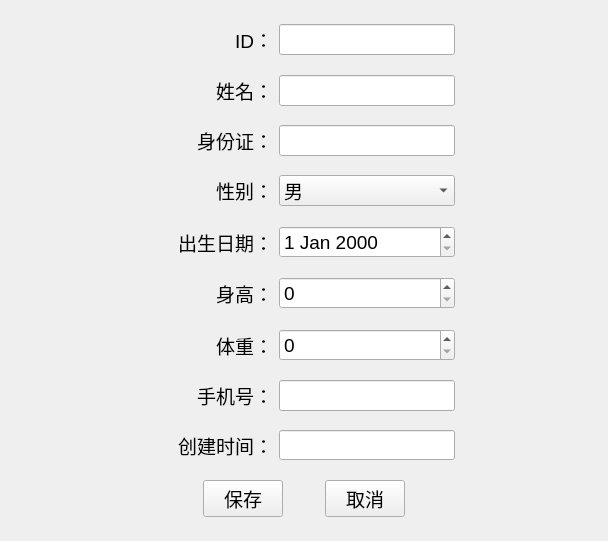
<?xml version="1.0" encoding="UTF-8"?>
<ui version="4.0">
 <class>PatientEditView</class>
 <widget class="QWidget" name="PatientEditView">
  <property name="geometry">
   <rect>
    <x>0</x>
    <y>0</y>
    <width>608</width>
    <height>541</height>
   </rect>
  </property>
  <property name="windowTitle">
   <string>编辑患者信息</string>
  </property>
  <layout class="QGridLayout" name="gridLayout">
   <item row="0" column="0">
    <spacer name="horizontalSpacer_4">
     <property name="orientation">
      <enum>Qt::Horizontal</enum>
     </property>
     <property name="sizeHint" stdset="0">
      <size>
       <width>118</width>
       <height>20</height>
      </size>
     </property>
    </spacer>
   </item>
   <item row="0" column="1">
    <layout class="QVBoxLayout" name="verticalLayout">
     <item>
      <spacer name="verticalSpacer_10">
       <property name="orientation">
        <enum>Qt::Vertical</enum>
       </property>
       <property name="sizeHint" stdset="0">
        <size>
         <width>14</width>
         <height>13</height>
        </size>
       </property>
      </spacer>
     </item>
     <item>
      <layout class="QHBoxLayout" name="horizontalLayout_9">
       <item>
        <widget class="QLabel" name="label_10">
         <property name="minimumSize">
          <size>
           <width>120</width>
           <height>30</height>
          </size>
         </property>
         <property name="maximumSize">
          <size>
           <width>60</width>
           <height>30</height>
          </size>
         </property>
         <property name="font">
          <font>
           <pointsize>14</pointsize>
          </font>
         </property>
         <property name="text">
          <string>ID：</string>
         </property>
         <property name="alignment">
          <set>Qt::AlignRight|Qt::AlignTrailing|Qt::AlignVCenter</set>
         </property>
        </widget>
       </item>
       <item>
        <widget class="QLineEdit" name="dbEditID">
         <property name="minimumSize">
          <size>
           <width>150</width>
           <height>30</height>
          </size>
         </property>
         <property name="font">
          <font>
           <pointsize>14</pointsize>
          </font>
         </property>
        </widget>
       </item>
      </layout>
     </item>
     <item>
      <spacer name="verticalSpacer">
       <property name="orientation">
        <enum>Qt::Vertical</enum>
       </property>
       <property name="sizeHint" stdset="0">
        <size>
         <width>300</width>
         <height>13</height>
        </size>
       </property>
      </spacer>
     </item>
     <item>
      <layout class="QHBoxLayout" name="horizontalLayout_8">
       <item>
        <widget class="QLabel" name="label_11">
         <property name="minimumSize">
          <size>
           <width>120</width>
           <height>30</height>
          </size>
         </property>
         <property name="maximumSize">
          <size>
           <width>60</width>
           <height>30</height>
          </size>
         </property>
         <property name="font">
          <font>
           <pointsize>14</pointsize>
          </font>
         </property>
         <property name="text">
          <string>      姓名：</string>
         </property>
         <property name="alignment">
          <set>Qt::AlignRight|Qt::AlignTrailing|Qt::AlignVCenter</set>
         </property>
        </widget>
       </item>
       <item>
        <widget class="QLineEdit" name="dbEditName">
         <property name="minimumSize">
          <size>
           <width>150</width>
           <height>30</height>
          </size>
         </property>
         <property name="font">
          <font>
           <pointsize>14</pointsize>
          </font>
         </property>
        </widget>
       </item>
      </layout>
     </item>
     <item>
      <spacer name="verticalSpacer_2">
       <property name="orientation">
        <enum>Qt::Vertical</enum>
       </property>
       <property name="sizeHint" stdset="0">
        <size>
         <width>300</width>
         <height>13</height>
        </size>
       </property>
      </spacer>
     </item>
     <item>
      <layout class="QHBoxLayout" name="horizontalLayout_7">
       <item>
        <widget class="QLabel" name="label_12">
         <property name="minimumSize">
          <size>
           <width>120</width>
           <height>30</height>
          </size>
         </property>
         <property name="maximumSize">
          <size>
           <width>60</width>
           <height>30</height>
          </size>
         </property>
         <property name="font">
          <font>
           <pointsize>14</pointsize>
          </font>
         </property>
         <property name="text">
          <string>   身份证：</string>
         </property>
         <property name="alignment">
          <set>Qt::AlignRight|Qt::AlignTrailing|Qt::AlignVCenter</set>
         </property>
        </widget>
       </item>
       <item>
        <widget class="QLineEdit" name="dbEditIDCard">
         <property name="minimumSize">
          <size>
           <width>150</width>
           <height>30</height>
          </size>
         </property>
         <property name="font">
          <font>
           <pointsize>14</pointsize>
          </font>
         </property>
        </widget>
       </item>
      </layout>
     </item>
     <item>
      <spacer name="verticalSpacer_4">
       <property name="orientation">
        <enum>Qt::Vertical</enum>
       </property>
       <property name="sizeHint" stdset="0">
        <size>
         <width>300</width>
         <height>13</height>
        </size>
       </property>
      </spacer>
     </item>
     <item>
      <layout class="QHBoxLayout" name="horizontalLayout_5">
       <item>
        <widget class="QLabel" name="label_13">
         <property name="minimumSize">
          <size>
           <width>120</width>
           <height>30</height>
          </size>
         </property>
         <property name="maximumSize">
          <size>
           <width>60</width>
           <height>30</height>
          </size>
         </property>
         <property name="font">
          <font>
           <pointsize>14</pointsize>
          </font>
         </property>
         <property name="text">
          <string>      性别：</string>
         </property>
         <property name="alignment">
          <set>Qt::AlignRight|Qt::AlignTrailing|Qt::AlignVCenter</set>
         </property>
        </widget>
       </item>
       <item>
        <widget class="QComboBox" name="dbComboSex">
         <property name="minimumSize">
          <size>
           <width>150</width>
           <height>30</height>
          </size>
         </property>
         <property name="font">
          <font>
           <pointsize>14</pointsize>
          </font>
         </property>
         <item>
          <property name="text">
           <string>男</string>
          </property>
         </item>
         <item>
          <property name="text">
           <string>女</string>
          </property>
         </item>
         <item>
          <property name="text">
           <string>沃尔玛购物袋</string>
          </property>
         </item>
        </widget>
       </item>
      </layout>
     </item>
     <item>
      <spacer name="verticalSpacer_5">
       <property name="orientation">
        <enum>Qt::Vertical</enum>
       </property>
       <property name="sizeHint" stdset="0">
        <size>
         <width>300</width>
         <height>13</height>
        </size>
       </property>
      </spacer>
     </item>
     <item>
      <layout class="QHBoxLayout" name="horizontalLayout_4">
       <item>
        <widget class="QLabel" name="label_9">
         <property name="minimumSize">
          <size>
           <width>120</width>
           <height>30</height>
          </size>
         </property>
         <property name="maximumSize">
          <size>
           <width>60</width>
           <height>30</height>
          </size>
         </property>
         <property name="font">
          <font>
           <pointsize>14</pointsize>
          </font>
         </property>
         <property name="text">
          <string>出生日期：</string>
         </property>
         <property name="alignment">
          <set>Qt::AlignRight|Qt::AlignTrailing|Qt::AlignVCenter</set>
         </property>
        </widget>
       </item>
       <item>
        <widget class="QDateEdit" name="dbDataEditDOB">
         <property name="minimumSize">
          <size>
           <width>150</width>
           <height>30</height>
          </size>
         </property>
         <property name="font">
          <font>
           <pointsize>14</pointsize>
          </font>
         </property>
        </widget>
       </item>
      </layout>
     </item>
     <item>
      <spacer name="verticalSpacer_3">
       <property name="orientation">
        <enum>Qt::Vertical</enum>
       </property>
       <property name="sizeHint" stdset="0">
        <size>
         <width>300</width>
         <height>13</height>
        </size>
       </property>
      </spacer>
     </item>
     <item>
      <layout class="QHBoxLayout" name="horizontalLayout_6">
       <item>
        <widget class="QLabel" name="label_14">
         <property name="minimumSize">
          <size>
           <width>120</width>
           <height>30</height>
          </size>
         </property>
         <property name="maximumSize">
          <size>
           <width>60</width>
           <height>30</height>
          </size>
         </property>
         <property name="font">
          <font>
           <pointsize>14</pointsize>
          </font>
         </property>
         <property name="text">
          <string>      身高：</string>
         </property>
         <property name="alignment">
          <set>Qt::AlignRight|Qt::AlignTrailing|Qt::AlignVCenter</set>
         </property>
        </widget>
       </item>
       <item>
        <widget class="QSpinBox" name="dbSpinHeight">
         <property name="minimumSize">
          <size>
           <width>150</width>
           <height>30</height>
          </size>
         </property>
         <property name="font">
          <font>
           <pointsize>14</pointsize>
          </font>
         </property>
        </widget>
       </item>
      </layout>
     </item>
     <item>
      <spacer name="verticalSpacer_6">
       <property name="orientation">
        <enum>Qt::Vertical</enum>
       </property>
       <property name="sizeHint" stdset="0">
        <size>
         <width>300</width>
         <height>13</height>
        </size>
       </property>
      </spacer>
     </item>
     <item>
      <layout class="QHBoxLayout" name="horizontalLayout_3">
       <item>
        <widget class="QLabel" name="label_17">
         <property name="minimumSize">
          <size>
           <width>120</width>
           <height>30</height>
          </size>
         </property>
         <property name="maximumSize">
          <size>
           <width>60</width>
           <height>30</height>
          </size>
         </property>
         <property name="font">
          <font>
           <pointsize>14</pointsize>
          </font>
         </property>
         <property name="text">
          <string>      体重：</string>
         </property>
         <property name="alignment">
          <set>Qt::AlignRight|Qt::AlignTrailing|Qt::AlignVCenter</set>
         </property>
        </widget>
       </item>
       <item>
        <widget class="QSpinBox" name="dbSpinWeight">
         <property name="minimumSize">
          <size>
           <width>0</width>
           <height>30</height>
          </size>
         </property>
         <property name="font">
          <font>
           <pointsize>14</pointsize>
          </font>
         </property>
        </widget>
       </item>
      </layout>
     </item>
     <item>
      <spacer name="verticalSpacer_7">
       <property name="orientation">
        <enum>Qt::Vertical</enum>
       </property>
       <property name="sizeHint" stdset="0">
        <size>
         <width>300</width>
         <height>13</height>
        </size>
       </property>
      </spacer>
     </item>
     <item>
      <layout class="QHBoxLayout" name="horizontalLayout_2">
       <item>
        <widget class="QLabel" name="label_16">
         <property name="minimumSize">
          <size>
           <width>120</width>
           <height>30</height>
          </size>
         </property>
         <property name="maximumSize">
          <size>
           <width>60</width>
           <height>30</height>
          </size>
         </property>
         <property name="font">
          <font>
           <pointsize>14</pointsize>
          </font>
         </property>
         <property name="text">
          <string>   手机号：</string>
         </property>
         <property name="alignment">
          <set>Qt::AlignRight|Qt::AlignTrailing|Qt::AlignVCenter</set>
         </property>
        </widget>
       </item>
       <item>
        <widget class="QLineEdit" name="dbEditMobile">
         <property name="minimumSize">
          <size>
           <width>0</width>
           <height>30</height>
          </size>
         </property>
         <property name="font">
          <font>
           <pointsize>14</pointsize>
          </font>
         </property>
        </widget>
       </item>
      </layout>
     </item>
     <item>
      <spacer name="verticalSpacer_11">
       <property name="orientation">
        <enum>Qt::Vertical</enum>
       </property>
       <property name="sizeHint" stdset="0">
        <size>
         <width>300</width>
         <height>13</height>
        </size>
       </property>
      </spacer>
     </item>
     <item>
      <layout class="QHBoxLayout" name="horizontalLayout_10">
       <item>
        <widget class="QLabel" name="label">
         <property name="minimumSize">
          <size>
           <width>120</width>
           <height>30</height>
          </size>
         </property>
         <property name="maximumSize">
          <size>
           <width>60</width>
           <height>30</height>
          </size>
         </property>
         <property name="font">
          <font>
           <pointsize>14</pointsize>
          </font>
         </property>
         <property name="text">
          <string>创建时间：</string>
         </property>
         <property name="alignment">
          <set>Qt::AlignRight|Qt::AlignTrailing|Qt::AlignVCenter</set>
         </property>
        </widget>
       </item>
       <item>
        <widget class="QLineEdit" name="dbCreateTimeStamp">
         <property name="minimumSize">
          <size>
           <width>0</width>
           <height>30</height>
          </size>
         </property>
        </widget>
       </item>
      </layout>
     </item>
     <item>
      <spacer name="verticalSpacer_8">
       <property name="orientation">
        <enum>Qt::Vertical</enum>
       </property>
       <property name="sizeHint" stdset="0">
        <size>
         <width>300</width>
         <height>13</height>
        </size>
       </property>
      </spacer>
     </item>
     <item>
      <layout class="QHBoxLayout" name="horizontalLayout">
       <item>
        <spacer name="horizontalSpacer_2">
         <property name="orientation">
          <enum>Qt::Horizontal</enum>
         </property>
         <property name="sizeHint" stdset="0">
          <size>
           <width>50</width>
           <height>20</height>
          </size>
         </property>
        </spacer>
       </item>
       <item>
        <widget class="QPushButton" name="pushButton">
         <property name="minimumSize">
          <size>
           <width>0</width>
           <height>0</height>
          </size>
         </property>
         <property name="font">
          <font>
           <pointsize>14</pointsize>
          </font>
         </property>
         <property name="text">
          <string>保存</string>
         </property>
        </widget>
       </item>
       <item>
        <spacer name="horizontalSpacer">
         <property name="orientation">
          <enum>Qt::Horizontal</enum>
         </property>
         <property name="sizeHint" stdset="0">
          <size>
           <width>30</width>
           <height>20</height>
          </size>
         </property>
        </spacer>
       </item>
       <item>
        <widget class="QPushButton" name="pushButton_2">
         <property name="font">
          <font>
           <pointsize>14</pointsize>
          </font>
         </property>
         <property name="text">
          <string>取消</string>
         </property>
        </widget>
       </item>
       <item>
        <spacer name="horizontalSpacer_3">
         <property name="orientation">
          <enum>Qt::Horizontal</enum>
         </property>
         <property name="sizeHint" stdset="0">
          <size>
           <width>50</width>
           <height>20</height>
          </size>
         </property>
        </spacer>
       </item>
      </layout>
     </item>
     <item>
      <spacer name="verticalSpacer_9">
       <property name="orientation">
        <enum>Qt::Vertical</enum>
       </property>
       <property name="sizeHint" stdset="0">
        <size>
         <width>20</width>
         <height>4</height>
        </size>
       </property>
      </spacer>
     </item>
    </layout>
   </item>
   <item row="0" column="2">
    <spacer name="horizontalSpacer_5">
     <property name="orientation">
      <enum>Qt::Horizontal</enum>
     </property>
     <property name="sizeHint" stdset="0">
      <size>
       <width>117</width>
       <height>20</height>
      </size>
     </property>
    </spacer>
   </item>
  </layout>
 </widget>
 <resources/>
 <connections/>
</ui>
